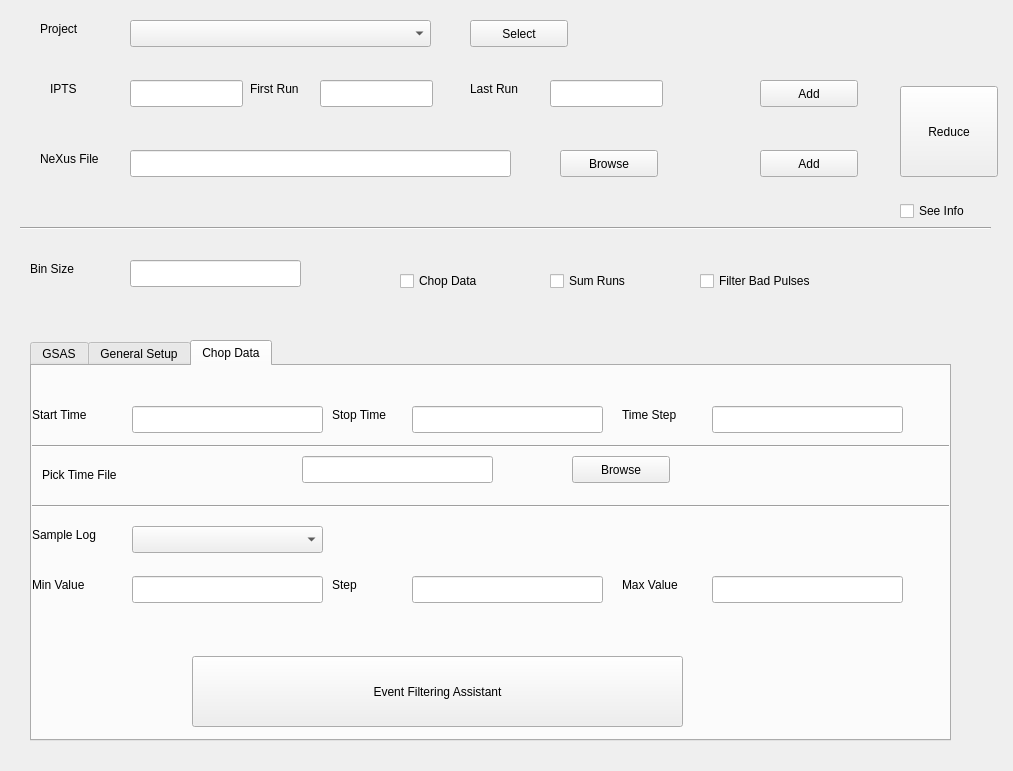
<?xml version="1.0" encoding="UTF-8"?>
<ui version="4.0">
 <class>Form</class>
 <widget class="QWidget" name="Form">
  <property name="geometry">
   <rect>
    <x>0</x>
    <y>0</y>
    <width>1013</width>
    <height>771</height>
   </rect>
  </property>
  <property name="windowTitle">
   <string>Form</string>
  </property>
  <widget class="QLineEdit" name="lineEdit_runstart">
   <property name="geometry">
    <rect>
     <x>320</x>
     <y>80</y>
     <width>113</width>
     <height>27</height>
    </rect>
   </property>
  </widget>
  <widget class="QLineEdit" name="lineEdit_runend">
   <property name="geometry">
    <rect>
     <x>550</x>
     <y>80</y>
     <width>113</width>
     <height>27</height>
    </rect>
   </property>
  </widget>
  <widget class="QLineEdit" name="lineEdit_ipts">
   <property name="geometry">
    <rect>
     <x>130</x>
     <y>80</y>
     <width>113</width>
     <height>27</height>
    </rect>
   </property>
  </widget>
  <widget class="QLabel" name="label">
   <property name="geometry">
    <rect>
     <x>50</x>
     <y>80</y>
     <width>41</width>
     <height>17</height>
    </rect>
   </property>
   <property name="text">
    <string>IPTS</string>
   </property>
  </widget>
  <widget class="QLabel" name="label_2">
   <property name="geometry">
    <rect>
     <x>250</x>
     <y>80</y>
     <width>71</width>
     <height>17</height>
    </rect>
   </property>
   <property name="text">
    <string>First Run</string>
   </property>
  </widget>
  <widget class="QLabel" name="label_3">
   <property name="geometry">
    <rect>
     <x>470</x>
     <y>80</y>
     <width>66</width>
     <height>17</height>
    </rect>
   </property>
   <property name="text">
    <string>Last Run</string>
   </property>
  </widget>
  <widget class="QPushButton" name="pushButton">
   <property name="geometry">
    <rect>
     <x>760</x>
     <y>150</y>
     <width>98</width>
     <height>27</height>
    </rect>
   </property>
   <property name="text">
    <string>Add</string>
   </property>
  </widget>
  <widget class="QCheckBox" name="checkBox">
   <property name="geometry">
    <rect>
     <x>550</x>
     <y>270</y>
     <width>97</width>
     <height>22</height>
    </rect>
   </property>
   <property name="text">
    <string>Sum Runs</string>
   </property>
  </widget>
  <widget class="QLabel" name="label_4">
   <property name="geometry">
    <rect>
     <x>40</x>
     <y>150</y>
     <width>81</width>
     <height>17</height>
    </rect>
   </property>
   <property name="text">
    <string>NeXus File</string>
   </property>
  </widget>
  <widget class="QLineEdit" name="lineEdit">
   <property name="geometry">
    <rect>
     <x>130</x>
     <y>150</y>
     <width>381</width>
     <height>27</height>
    </rect>
   </property>
  </widget>
  <widget class="QPushButton" name="pushButton_2">
   <property name="geometry">
    <rect>
     <x>560</x>
     <y>150</y>
     <width>98</width>
     <height>27</height>
    </rect>
   </property>
   <property name="text">
    <string>Browse</string>
   </property>
  </widget>
  <widget class="QPushButton" name="pushButton_3">
   <property name="geometry">
    <rect>
     <x>760</x>
     <y>80</y>
     <width>98</width>
     <height>27</height>
    </rect>
   </property>
   <property name="text">
    <string>Add</string>
   </property>
  </widget>
  <widget class="QComboBox" name="comboBox">
   <property name="geometry">
    <rect>
     <x>130</x>
     <y>20</y>
     <width>301</width>
     <height>27</height>
    </rect>
   </property>
  </widget>
  <widget class="QLabel" name="label_5">
   <property name="geometry">
    <rect>
     <x>40</x>
     <y>20</y>
     <width>66</width>
     <height>17</height>
    </rect>
   </property>
   <property name="text">
    <string>Project</string>
   </property>
  </widget>
  <widget class="QPushButton" name="pushButton_4">
   <property name="geometry">
    <rect>
     <x>470</x>
     <y>20</y>
     <width>98</width>
     <height>27</height>
    </rect>
   </property>
   <property name="text">
    <string>Select</string>
   </property>
  </widget>
  <widget class="Line" name="line">
   <property name="geometry">
    <rect>
     <x>20</x>
     <y>220</y>
     <width>971</width>
     <height>16</height>
    </rect>
   </property>
   <property name="orientation">
    <enum>Qt::Horizontal</enum>
   </property>
  </widget>
  <widget class="QTabWidget" name="tab_setup">
   <property name="geometry">
    <rect>
     <x>30</x>
     <y>340</y>
     <width>921</width>
     <height>401</height>
    </rect>
   </property>
   <property name="currentIndex">
    <number>2</number>
   </property>
   <widget class="QWidget" name="tab_gsas">
    <attribute name="title">
     <string>GSAS</string>
    </attribute>
    <widget class="QLabel" name="label_12">
     <property name="geometry">
      <rect>
       <x>20</x>
       <y>50</y>
       <width>151</width>
       <height>17</height>
      </rect>
     </property>
     <property name="text">
      <string>GSAS Instrument File</string>
     </property>
    </widget>
    <widget class="QLineEdit" name="lineEdit_8">
     <property name="geometry">
      <rect>
       <x>210</x>
       <y>40</y>
       <width>301</width>
       <height>31</height>
      </rect>
     </property>
    </widget>
    <widget class="QPushButton" name="pushButton_8">
     <property name="geometry">
      <rect>
       <x>580</x>
       <y>40</y>
       <width>98</width>
       <height>27</height>
      </rect>
     </property>
     <property name="text">
      <string>PushButton</string>
     </property>
    </widget>
   </widget>
   <widget class="QWidget" name="tab">
    <attribute name="title">
     <string>General Setup</string>
    </attribute>
    <widget class="QLineEdit" name="lineEdit_2">
     <property name="geometry">
      <rect>
       <x>190</x>
       <y>30</y>
       <width>361</width>
       <height>27</height>
      </rect>
     </property>
    </widget>
    <widget class="QLabel" name="label_6">
     <property name="geometry">
      <rect>
       <x>20</x>
       <y>30</y>
       <width>151</width>
       <height>17</height>
      </rect>
     </property>
     <property name="toolTip">
      <string>&lt;html&gt;&lt;head/&gt;&lt;body&gt;&lt;p&gt;Time focussing table file.  In PD, it was named as 'calibration file'&lt;/p&gt;&lt;/body&gt;&lt;/html&gt;</string>
     </property>
     <property name="text">
      <string>Time Focusing Table</string>
     </property>
    </widget>
    <widget class="QPushButton" name="pushButton_5">
     <property name="geometry">
      <rect>
       <x>610</x>
       <y>30</y>
       <width>98</width>
       <height>27</height>
      </rect>
     </property>
     <property name="text">
      <string>Browse</string>
     </property>
    </widget>
    <widget class="QLabel" name="label_7">
     <property name="geometry">
      <rect>
       <x>20</x>
       <y>100</y>
       <width>161</width>
       <height>17</height>
      </rect>
     </property>
     <property name="toolTip">
      <string>&lt;html&gt;&lt;head/&gt;&lt;body&gt;&lt;p&gt;Vanadium Information file such as&lt;/p&gt;&lt;p&gt;&amp;quot;/SNS/VULCAN/shared/Calibrationfiles/Instrument/Standard/Vanadium/VRecord.txt&amp;quot;&lt;/p&gt;&lt;p&gt;&lt;br/&gt;&lt;/p&gt;&lt;p&gt;Used to look up vanadium run&lt;/p&gt;&lt;/body&gt;&lt;/html&gt;</string>
     </property>
     <property name="text">
      <string>Vanadium Database File</string>
     </property>
    </widget>
    <widget class="QLineEdit" name="lineEdit_3">
     <property name="geometry">
      <rect>
       <x>190</x>
       <y>100</y>
       <width>361</width>
       <height>27</height>
      </rect>
     </property>
    </widget>
    <widget class="QLabel" name="label_8">
     <property name="enabled">
      <bool>false</bool>
     </property>
     <property name="geometry">
      <rect>
       <x>30</x>
       <y>180</y>
       <width>111</width>
       <height>17</height>
      </rect>
     </property>
     <property name="text">
      <string>Vanadium Run</string>
     </property>
    </widget>
    <widget class="QLabel" name="label_9">
     <property name="enabled">
      <bool>false</bool>
     </property>
     <property name="geometry">
      <rect>
       <x>420</x>
       <y>250</y>
       <width>131</width>
       <height>17</height>
      </rect>
     </property>
     <property name="text">
      <string>Background Run</string>
     </property>
    </widget>
    <widget class="QLabel" name="label_10">
     <property name="enabled">
      <bool>false</bool>
     </property>
     <property name="geometry">
      <rect>
       <x>420</x>
       <y>180</y>
       <width>191</width>
       <height>17</height>
      </rect>
     </property>
     <property name="text">
      <string>Vanadium Background Run</string>
     </property>
    </widget>
    <widget class="QPushButton" name="pushButton_6">
     <property name="geometry">
      <rect>
       <x>610</x>
       <y>100</y>
       <width>98</width>
       <height>27</height>
      </rect>
     </property>
     <property name="text">
      <string>Browse</string>
     </property>
    </widget>
    <widget class="QLineEdit" name="lineEdit_4">
     <property name="enabled">
      <bool>false</bool>
     </property>
     <property name="geometry">
      <rect>
       <x>190</x>
       <y>170</y>
       <width>113</width>
       <height>27</height>
      </rect>
     </property>
    </widget>
    <widget class="QLineEdit" name="lineEdit_5">
     <property name="enabled">
      <bool>false</bool>
     </property>
     <property name="geometry">
      <rect>
       <x>580</x>
       <y>240</y>
       <width>113</width>
       <height>27</height>
      </rect>
     </property>
    </widget>
    <widget class="QLineEdit" name="lineEdit_6">
     <property name="enabled">
      <bool>false</bool>
     </property>
     <property name="geometry">
      <rect>
       <x>650</x>
       <y>180</y>
       <width>113</width>
       <height>27</height>
      </rect>
     </property>
    </widget>
    <widget class="QLabel" name="label_22">
     <property name="enabled">
      <bool>false</bool>
     </property>
     <property name="geometry">
      <rect>
       <x>30</x>
       <y>240</y>
       <width>111</width>
       <height>17</height>
      </rect>
     </property>
     <property name="text">
      <string>Container Run</string>
     </property>
    </widget>
    <widget class="QLineEdit" name="lineEdit_16">
     <property name="enabled">
      <bool>false</bool>
     </property>
     <property name="geometry">
      <rect>
       <x>180</x>
       <y>240</y>
       <width>113</width>
       <height>27</height>
      </rect>
     </property>
    </widget>
   </widget>
   <widget class="QWidget" name="tab_2">
    <attribute name="title">
     <string>Chop Data</string>
    </attribute>
    <widget class="QPushButton" name="pushButton_7">
     <property name="geometry">
      <rect>
       <x>160</x>
       <y>290</y>
       <width>491</width>
       <height>71</height>
      </rect>
     </property>
     <property name="text">
      <string>Event Filtering Assistant</string>
     </property>
    </widget>
    <widget class="QLineEdit" name="lineEdit_10">
     <property name="geometry">
      <rect>
       <x>100</x>
       <y>40</y>
       <width>191</width>
       <height>27</height>
      </rect>
     </property>
    </widget>
    <widget class="QLineEdit" name="lineEdit_11">
     <property name="geometry">
      <rect>
       <x>380</x>
       <y>40</y>
       <width>191</width>
       <height>27</height>
      </rect>
     </property>
    </widget>
    <widget class="QLineEdit" name="lineEdit_12">
     <property name="geometry">
      <rect>
       <x>680</x>
       <y>40</y>
       <width>191</width>
       <height>27</height>
      </rect>
     </property>
    </widget>
    <widget class="QLabel" name="label_14">
     <property name="geometry">
      <rect>
       <x>0</x>
       <y>40</y>
       <width>71</width>
       <height>17</height>
      </rect>
     </property>
     <property name="text">
      <string>Start Time</string>
     </property>
    </widget>
    <widget class="QLabel" name="label_15">
     <property name="geometry">
      <rect>
       <x>300</x>
       <y>40</y>
       <width>71</width>
       <height>17</height>
      </rect>
     </property>
     <property name="text">
      <string>Stop Time</string>
     </property>
    </widget>
    <widget class="QLabel" name="label_16">
     <property name="geometry">
      <rect>
       <x>590</x>
       <y>40</y>
       <width>71</width>
       <height>17</height>
      </rect>
     </property>
     <property name="text">
      <string>Time Step</string>
     </property>
    </widget>
    <widget class="QLabel" name="label_17">
     <property name="geometry">
      <rect>
       <x>0</x>
       <y>160</y>
       <width>81</width>
       <height>17</height>
      </rect>
     </property>
     <property name="text">
      <string>Sample Log</string>
     </property>
    </widget>
    <widget class="QComboBox" name="comboBox_3">
     <property name="geometry">
      <rect>
       <x>100</x>
       <y>160</y>
       <width>191</width>
       <height>27</height>
      </rect>
     </property>
    </widget>
    <widget class="Line" name="line_2">
     <property name="geometry">
      <rect>
       <x>0</x>
       <y>130</y>
       <width>921</width>
       <height>21</height>
      </rect>
     </property>
     <property name="orientation">
      <enum>Qt::Horizontal</enum>
     </property>
    </widget>
    <widget class="QLabel" name="label_18">
     <property name="geometry">
      <rect>
       <x>300</x>
       <y>210</y>
       <width>71</width>
       <height>17</height>
      </rect>
     </property>
     <property name="text">
      <string>Step</string>
     </property>
    </widget>
    <widget class="QLineEdit" name="lineEdit_13">
     <property name="geometry">
      <rect>
       <x>380</x>
       <y>210</y>
       <width>191</width>
       <height>27</height>
      </rect>
     </property>
    </widget>
    <widget class="QLineEdit" name="lineEdit_14">
     <property name="geometry">
      <rect>
       <x>680</x>
       <y>210</y>
       <width>191</width>
       <height>27</height>
      </rect>
     </property>
    </widget>
    <widget class="QLineEdit" name="lineEdit_15">
     <property name="geometry">
      <rect>
       <x>100</x>
       <y>210</y>
       <width>191</width>
       <height>27</height>
      </rect>
     </property>
    </widget>
    <widget class="QLabel" name="label_19">
     <property name="geometry">
      <rect>
       <x>0</x>
       <y>210</y>
       <width>71</width>
       <height>17</height>
      </rect>
     </property>
     <property name="text">
      <string>Min Value</string>
     </property>
    </widget>
    <widget class="QLabel" name="label_20">
     <property name="geometry">
      <rect>
       <x>590</x>
       <y>210</y>
       <width>71</width>
       <height>17</height>
      </rect>
     </property>
     <property name="text">
      <string>Max Value</string>
     </property>
    </widget>
    <widget class="Line" name="line_3">
     <property name="geometry">
      <rect>
       <x>0</x>
       <y>70</y>
       <width>921</width>
       <height>21</height>
      </rect>
     </property>
     <property name="orientation">
      <enum>Qt::Horizontal</enum>
     </property>
    </widget>
    <widget class="QLineEdit" name="lineEdit_17">
     <property name="geometry">
      <rect>
       <x>270</x>
       <y>90</y>
       <width>191</width>
       <height>27</height>
      </rect>
     </property>
    </widget>
    <widget class="QLabel" name="label_21">
     <property name="geometry">
      <rect>
       <x>10</x>
       <y>100</y>
       <width>231</width>
       <height>17</height>
      </rect>
     </property>
     <property name="toolTip">
      <string>&lt;html&gt;&lt;head/&gt;&lt;body&gt;&lt;p&gt;User defined time chopping file&lt;/p&gt;&lt;/body&gt;&lt;/html&gt;</string>
     </property>
     <property name="text">
      <string>Pick Time File</string>
     </property>
    </widget>
    <widget class="QPushButton" name="pushButton_9">
     <property name="geometry">
      <rect>
       <x>540</x>
       <y>90</y>
       <width>98</width>
       <height>27</height>
      </rect>
     </property>
     <property name="text">
      <string>Browse</string>
     </property>
    </widget>
   </widget>
  </widget>
  <widget class="QLineEdit" name="lineEdit_7">
   <property name="geometry">
    <rect>
     <x>130</x>
     <y>260</y>
     <width>171</width>
     <height>27</height>
    </rect>
   </property>
  </widget>
  <widget class="QLabel" name="label_11">
   <property name="geometry">
    <rect>
     <x>30</x>
     <y>260</y>
     <width>71</width>
     <height>17</height>
    </rect>
   </property>
   <property name="text">
    <string>Bin Size</string>
   </property>
  </widget>
  <widget class="QCheckBox" name="checkBox_2">
   <property name="geometry">
    <rect>
     <x>400</x>
     <y>270</y>
     <width>97</width>
     <height>22</height>
    </rect>
   </property>
   <property name="text">
    <string>Chop Data</string>
   </property>
  </widget>
  <widget class="QCheckBox" name="checkBox_3">
   <property name="geometry">
    <rect>
     <x>700</x>
     <y>270</y>
     <width>141</width>
     <height>22</height>
    </rect>
   </property>
   <property name="text">
    <string>Filter Bad Pulses</string>
   </property>
  </widget>
  <widget class="QPushButton" name="pushButton_10">
   <property name="geometry">
    <rect>
     <x>900</x>
     <y>86</y>
     <width>98</width>
     <height>91</height>
    </rect>
   </property>
   <property name="text">
    <string>Reduce</string>
   </property>
  </widget>
  <widget class="QCheckBox" name="checkBox_4">
   <property name="geometry">
    <rect>
     <x>900</x>
     <y>200</y>
     <width>97</width>
     <height>22</height>
    </rect>
   </property>
   <property name="text">
    <string>See Info</string>
   </property>
  </widget>
 </widget>
 <resources/>
 <connections/>
</ui>
